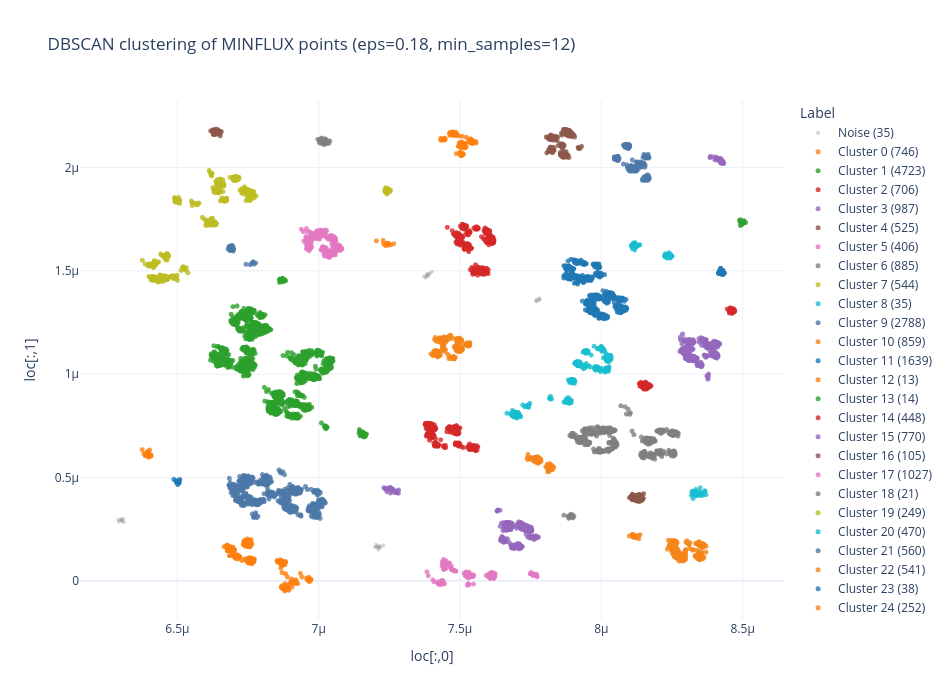

The code cell stored with this chart in its notebook:
### Code cell
# 3) Plot DBSCAN result with Plotly
unique_labels = sorted(np.unique(labels))

# Distinct color palette for clusters; noise is forced to gray
palette = [
    "#1f77b4", "#ff7f0e", "#2ca02c", "#d62728", "#9467bd", "#8c564b",
    "#e377c2", "#7f7f7f", "#bcbd22", "#17becf", "#4c78a8", "#f58518"
]

fig = go.Figure()

for i, lab in enumerate(unique_labels):
    mask = labels == lab
    pts = XY[mask]

    if lab == -1:
        name = f"Noise ({pts.shape[0]})"
        color = "#9e9e9e"
        marker_size = 4
        opacity = 0.45
    else:
        name = f"Cluster {lab} ({pts.shape[0]})"
        color = palette[i % len(palette)]
        marker_size = 5
        opacity = 0.8

    fig.add_trace(
        go.Scattergl(
            x=pts[:, 0],
            y=pts[:, 1],
            mode="markers",
            name=name,
            marker=dict(size=marker_size, color=color, opacity=opacity),
        )
    )

fig.update_layout(
    title=f"DBSCAN clustering of MINFLUX points (eps={EPS}, min_samples={MIN_SAMPLES})",
    xaxis_title=f"{x_field}",
    yaxis_title=f"{y_field}",
    template="plotly_white",
    legend_title="Label",
    width=950,
    height=700,
)

fig.show()
